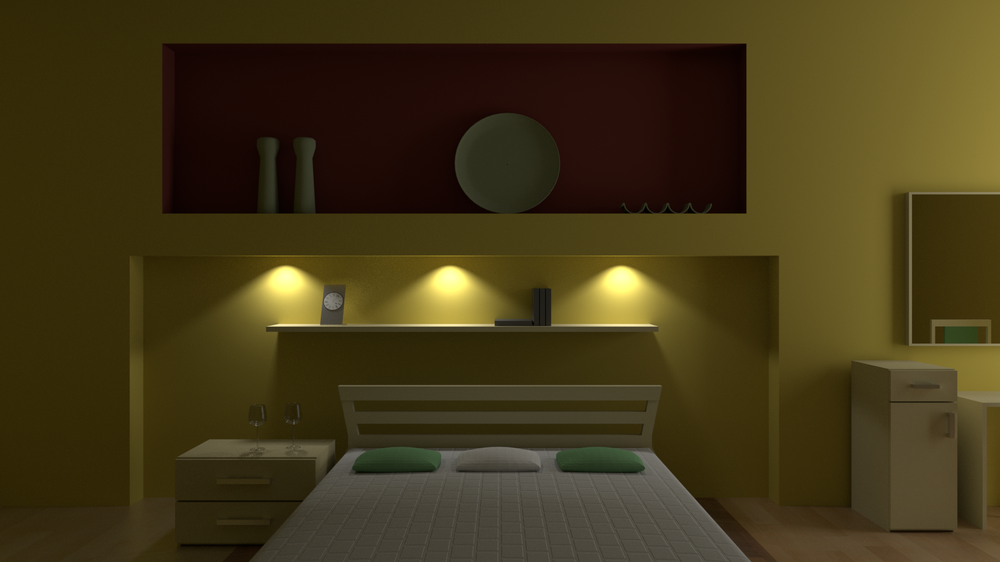
#> input picture images/room1.png, 1000 x 562 px, shrunk from 1920 x 1080 before the run
$ python gotowiec.py
#> lines starting #> are read from the running program, lines starting #| are printed output that depends on the picture
import numpy as np
import cv2
from matplotlib import pyplot as plt

img1 = cv2.imread('images/room1.png',0)          # queryImage
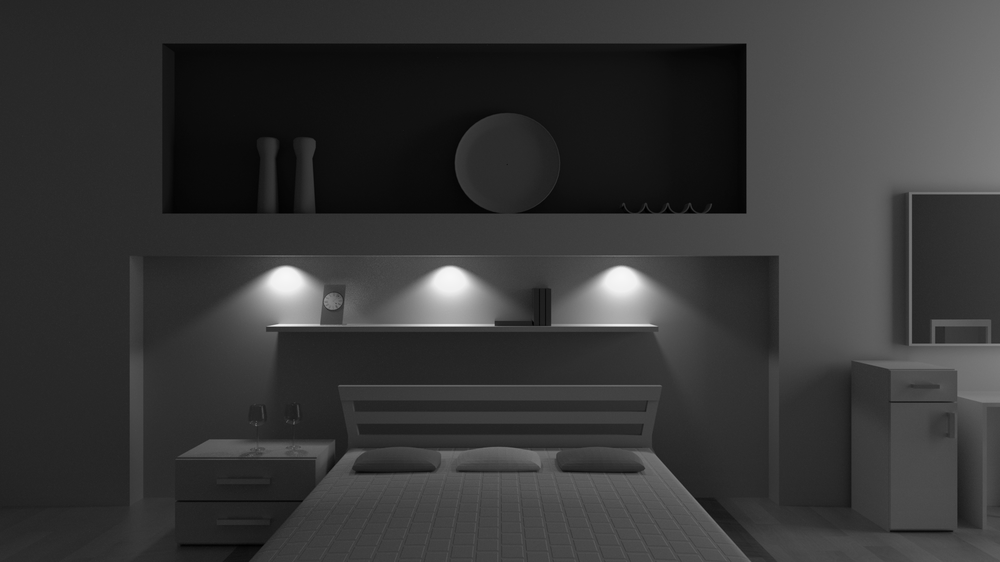
#> img1: shape (562, 1000); min 0, max 247, mean 54.7
img2 = cv2.imread('images/room2.png',0) # trainImage
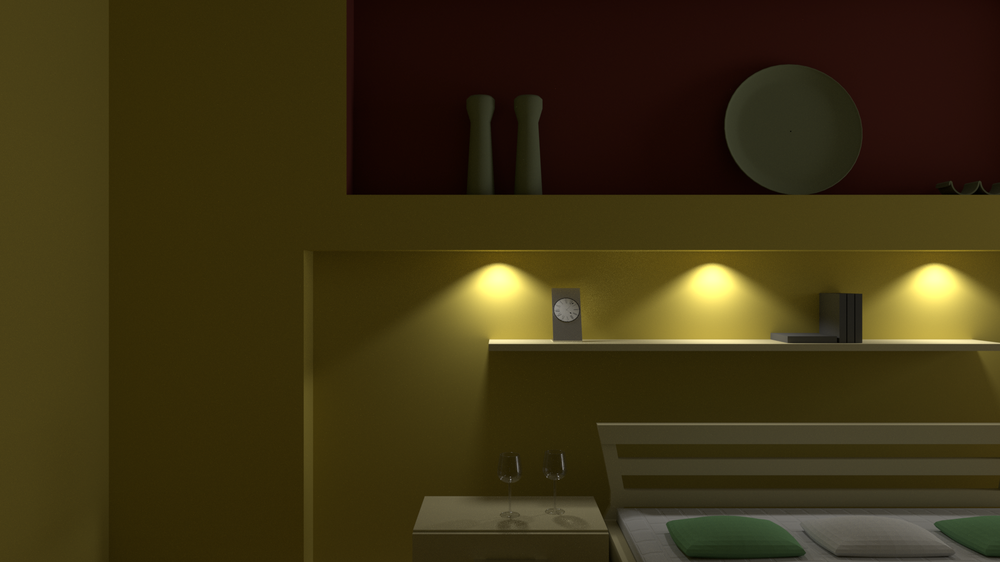
#> input picture images/room2.png, 1000 x 562 px, shrunk from 1920 x 1080 before the run
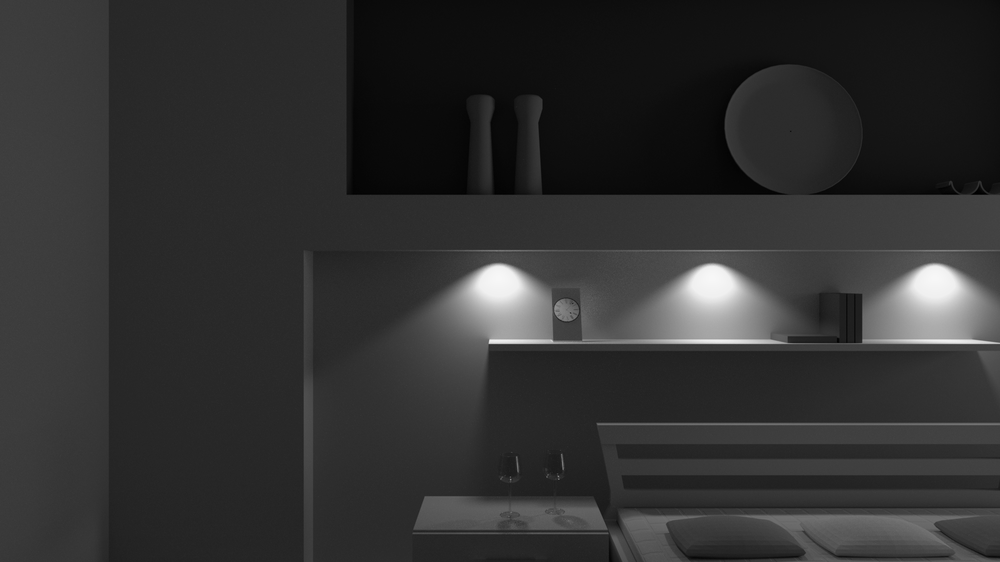
#> img2: shape (562, 1000); min 0, max 247, mean 48.6

# Initiate SIFT detector
sift = cv2.xfeatures2d.SIFT_create()

# find the keypoints and descriptors with SIFT
kp1, des1 = sift.detectAndCompute(img1,None)
#> kp1 = 143 keypoints; strongest (x, y, size): (286, 290, 37), (450, 292, 42.5), (621, 292, 40.9), (493, 325, 2.2)
kp2, des2 = sift.detectAndCompute(img2,None)
#> kp2 = 82 keypoints; strongest (x, y, size): (500, 295, 49.8), (931, 298, 51.9), (492, 341, 4), (551, 341, 3.6)

# FLANN parameters
FLANN_INDEX_KDTREE = 0
index_params = dict(algorithm = FLANN_INDEX_KDTREE, trees = 5)
search_params = dict(checks=50)   # or pass empty dictionary

flann = cv2.FlannBasedMatcher(index_params,search_params)

matches = flann.knnMatch(des1,des2,k=2)
#> matches = 143 matches

# Need to draw only good matches, so create a mask
matchesMask = [[0,0] for i in range(len(matches))]
#> matchesMask = 143 pairs, first value 0 to 0, second value 0 to 0

# ratio test as per Lowe's paper
for i,(m,n) in enumerate(matches):
    if m.distance < 0.7*n.distance:
        matchesMask[i]=[1,0]
#> this loop made 143 passes
#> after the loop, matchesMask = 143 pairs, first value 0 to 1, second value 0 to 0

draw_params = dict(matchColor = (0,255,0),
                   singlePointColor = (255,0,0),
                   matchesMask = matchesMask,
                   flags = 0)
#> draw_params = 4 items

img3 = cv2.drawMatchesKnn(img1,kp1,img2,kp2,matches,None,**draw_params)
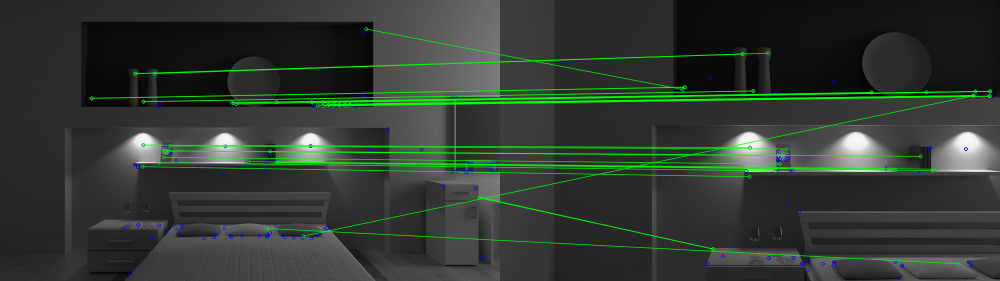
#> img3: shape (562, 2000, 3) (shown at 1/2 size); mean of channels 0, 1, 2 49.9, 58.6, 49.3; drawn as B, G, R

plt.imshow(img3,),plt.show()
